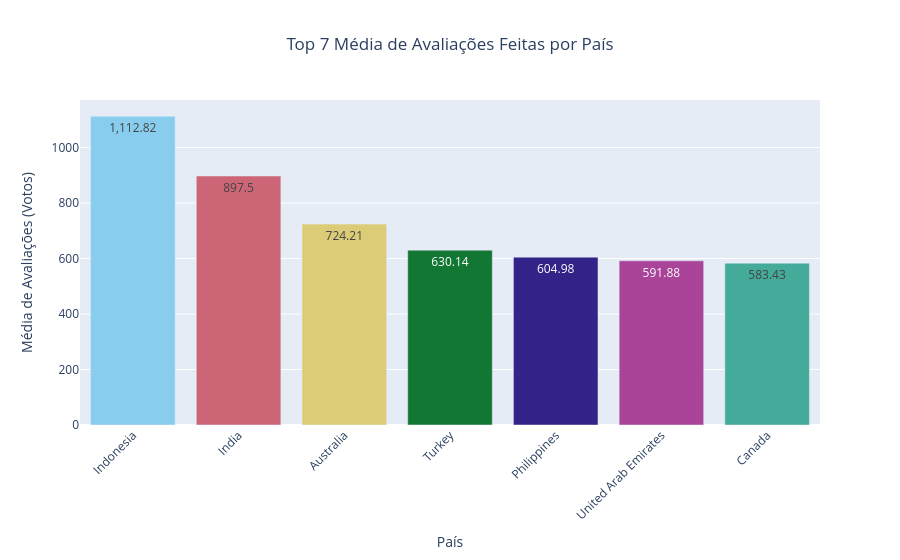

The notebook cell this image was saved under:
### Markdown cell above
## Top 7 Média de Availiações Feitas Por País

### Code cell
# 1. Agrupando por país e calculando a média de avaliações (votos)
media_avaliacoes_por_pais = (
    df.groupby("country")["votes"]
    .mean() # Calcula a média
    .round(2) # Arredonda para 2 casas decimais
    .reset_index(name="media_avaliacoes")
    .sort_values(by="media_avaliacoes", ascending=False)
)

# 2. Pegando o Top 7
top_7_media_avaliacoes = media_avaliacoes_por_pais.head(7)

# 3. Criando o gráfico
fig = px.bar(
    top_7_media_avaliacoes, 
    x="country", 
    y="media_avaliacoes", 
    title="Top 7 Média de Avaliações Feitas por País",
    labels={
        "country": "País", 
        "media_avaliacoes": "Média de Avaliações (Votos)"
    },
    text_auto=True,
    color="country", 
    color_discrete_sequence=px.colors.qualitative.Safe 
)

# 4. Ajustando o visual
fig.update_layout(
    xaxis_tickangle=-45, 
    title_x=0.5,
    showlegend=False, # Oculta a legenda pois já temos os países no eixo X
    xaxis_categoryorder='total descending' # Força a ordem da maior para a menor
)

# 5. Exibindo o gráfico
fig.show()

### Figure 1 — Plotly figure (JSON) as saved in the notebook; plotly's stock layout.template omitted (floating-point values rounded to 4 significant figures)
{"data": [{"hovertemplate": "País=%{x}<br>Média de Avaliações (Votos)=%{y}<extra></extra>", "legendgroup": "Indonesia", "marker": {"color": "rgb(136, 204, 238)", "pattern": {"shape": ""}}, "name": "Indonesia", "orientation": "v", "showlegend": true, "textposition": "auto", "texttemplate": "%{y}", "type": "bar", "x": ["Indonesia"], "xaxis": "x", "y": [1113.0], "yaxis": "y"}, {"hovertemplate": "País=%{x}<br>Média de Avaliações (Votos)=%{y}<extra></extra>", "legendgroup": "India", "marker": {"color": "rgb(204, 102, 119)", "pattern": {"shape": ""}}, "name": "India", "orientation": "v", "showlegend": true, "textposition": "auto", "texttemplate": "%{y}", "type": "bar", "x": ["India"], "xaxis": "x", "y": [897.5], "yaxis": "y"}, {"hovertemplate": "País=%{x}<br>Média de Avaliações (Votos)=%{y}<extra></extra>", "legendgroup": "Australia", "marker": {"color": "rgb(221, 204, 119)", "pattern": {"shape": ""}}, "name": "Australia", "orientation": "v", "showlegend": true, "textposition": "auto", "texttemplate": "%{y}", "type": "bar", "x": ["Australia"], "xaxis": "x", "y": [724.2], "yaxis": "y"}, {"hovertemplate": "País=%{x}<br>Média de Avaliações (Votos)=%{y}<extra></extra>", "legendgroup": "Turkey", "marker": {"color": "rgb(17, 119, 51)", "pattern": {"shape": ""}}, "name": "Turkey", "orientation": "v", "showlegend": true, "textposition": "auto", "texttemplate": "%{y}", "type": "bar", "x": ["Turkey"], "xaxis": "x", "y": [630.1], "yaxis": "y"}, {"hovertemplate": "País=%{x}<br>Média de Avaliações (Votos)=%{y}<extra></extra>", "legendgroup": "Philippines", "marker": {"color": "rgb(51, 34, 136)", "pattern": {"shape": ""}}, "name": "Philippines", "orientation": "v", "showlegend": true, "textposition": "auto", "texttemplate": "%{y}", "type": "bar", "x": ["Philippines"], "xaxis": "x", "y": [605.0], "yaxis": "y"}, {"hovertemplate": "País=%{x}<br>Média de Avaliações (Votos)=%{y}<extra></extra>", "legendgroup": "United Arab Emirates", "marker": {"color": "rgb(170, 68, 153)", "pattern": {"shape": ""}}, "name": "United Arab Emirates", "orientation": "v", "showlegend": true, "textposition": "auto", "texttemplate": "%{y}", "type": "bar", "x": ["United Arab Emirates"], "xaxis": "x", "y": [591.9], "yaxis": "y"}, {"hovertemplate": "País=%{x}<br>Média de Avaliações (Votos)=%{y}<extra></extra>", "legendgroup": "Canada", "marker": {"color": "rgb(68, 170, 153)", "pattern": {"shape": ""}}, "name": "Canada", "orientation": "v", "showlegend": true, "textposition": "auto", "texttemplate": "%{y}", "type": "bar", "x": ["Canada"], "xaxis": "x", "y": [583.4], "yaxis": "y"}], "layout": {"barmode": "relative", "legend": {"title": {"text": "País"}, "tracegroupgap": 0}, "showlegend": false, "title": {"text": "Top 7 Média de Avaliações Feitas por País", "x": 0.5}, "xaxis": {"anchor": "y", "categoryarray": ["Indonesia", "India", "Australia", "Turkey", "Philippines", "United Arab Emirates", "Canada"], "categoryorder": "total descending", "domain": [0, 1], "tickangle": -45, "title": {"text": "País"}}, "yaxis": {"anchor": "x", "domain": [0, 1], "title": {"text": "Média de Avaliações (Votos)"}}}}
